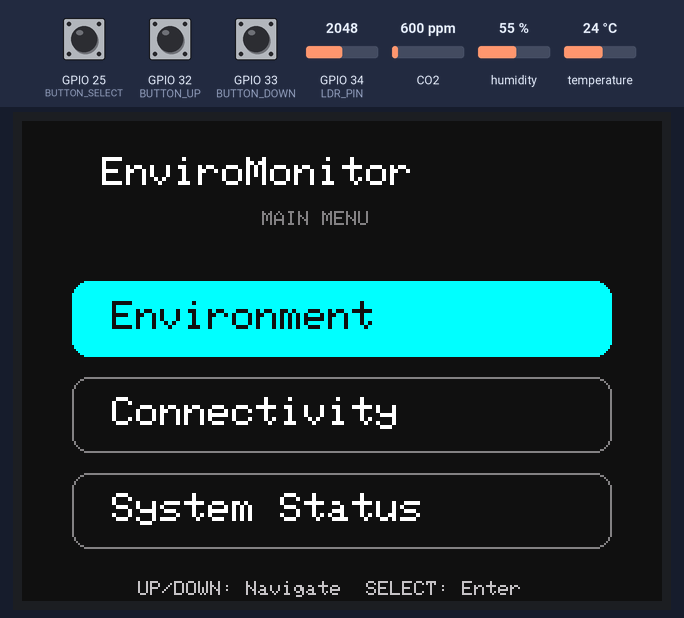
The sketch below on a simulated ESP32. On the bench: 320×240 colour display. The inputs (shaded band) are chosen by the test bench; at power-on: GPIO 25 (BUTTON_SELECT) HIGH, GPIO 34 (LDR_PIN) = 2048, CO2 600 ppm, humidity 55 %, temperature 24 °C, GPIO 32 (BUTTON_UP) HIGH, GPIO 33 (BUTTON_DOWN) HIGH (analog values on the 0–4095 scale). What the sketch prints to the serial monitor is not drawn.

Above: at 1.5 s.
1.6 s: GPIO 25 (BUTTON_SELECT) pulled LOW for 0.15 s
At 2.0 s:
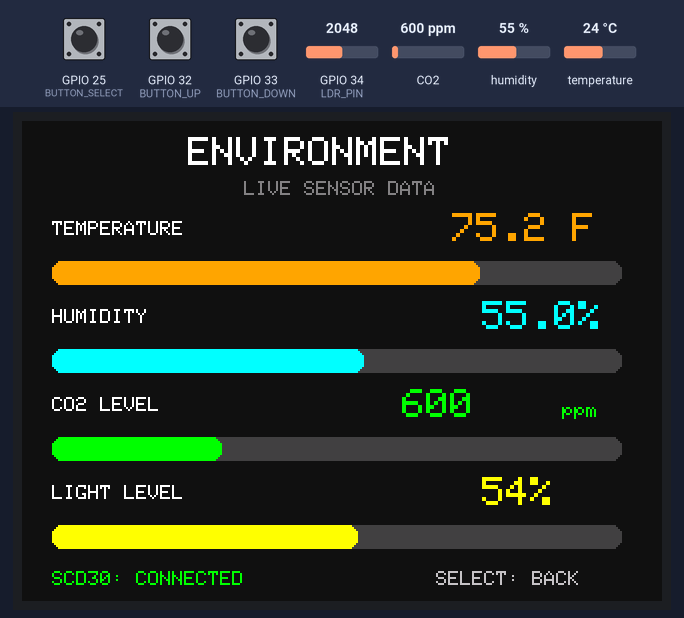
3.2 s: GPIO 34 (LDR_PIN) set to 210
At 4.6 s:
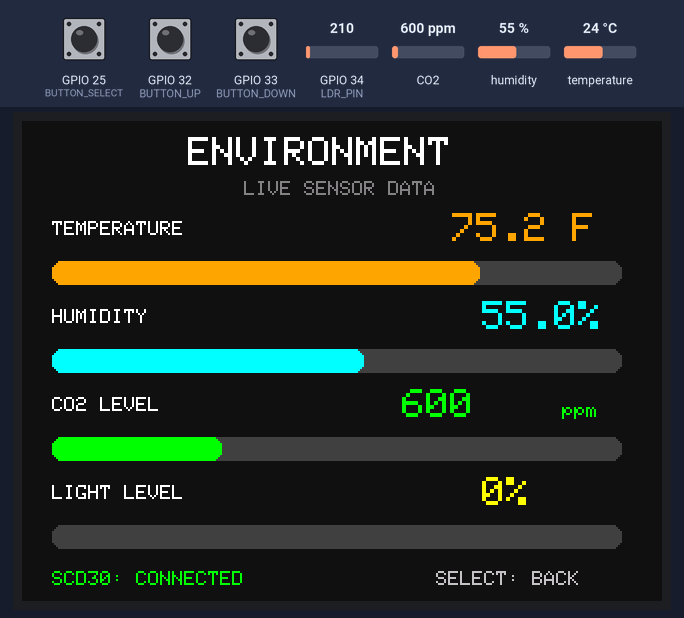
Timing chart, 0 to 4.9 s (numbered marks = the images above; inputs shaded):
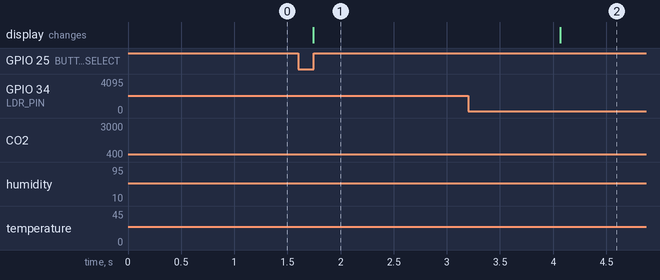

The sketch:

EnviroMonitor.ino
```cpp
#include "EnviroMonitor.h"

// Global objects
Adafruit_ILI9341 tft(TFT_CS, TFT_DC, TFT_RST);
SCD30 airSensor;

// Global state
const char* menuItems[MENU_COUNT] = {
  "Environment", "Connectivity", "System Status"
};

Page currentPage = ENVIRONMENT;
int menuIndex = 0;
bool inPage = false;

float temperatureC = NAN;
float humidity = NAN;
float co2 = NAN;
int lightRaw = 0;
int lightPercent = 0;
bool scd30Ready = false;

Button upButton = {BUTTON_UP, HIGH, HIGH, 0};
Button downButton = {BUTTON_DOWN, HIGH, HIGH, 0};
Button selectButton = {BUTTON_SELECT, HIGH, HIGH, 0};

// Setup
void setup() {
  Serial.begin(115200);

  pinMode(BUTTON_UP, INPUT_PULLUP);
  pinMode(BUTTON_DOWN, INPUT_PULLUP);
  pinMode(BUTTON_SELECT, INPUT_PULLUP);

  analogReadResolution(12);
  analogSetPinAttenuation(LDR_PIN, ADC_11db);

  tft.begin();
  tft.setRotation(1);
  tft.setTextWrap(false);
  tft.fillScreen(BG);

  Wire.begin(I2C_SDA, I2C_SCL);
  scd30Ready = airSensor.begin();

  WiFi.mode(WIFI_STA);
  WiFi.disconnect();

  Serial.println(scd30Ready ? "SCD30 detected." : "SCD30 not detected.");
  drawHome();
}

// Main loop
void loop() {
  readLightSensor();

  if (scd30Ready && airSensor.dataAvailable()) {
    float temp = airSensor.getTemperature();
    float hum = airSensor.getHumidity();
    float carbonDioxide = airSensor.getCO2();

    if (!isnan(temp) && !isnan(hum) &&
        !isnan(carbonDioxide) && carbonDioxide > 0) {
      temperatureC = temp;
      humidity = hum;
      co2 = carbonDioxide;

      Serial.print("Temperature: ");
      Serial.print(temperatureC);
      Serial.println(" C");
      Serial.print("Humidity: ");
      Serial.print(humidity);
      Serial.println(" %");
      Serial.print("CO2: ");
      Serial.print(co2);
      Serial.println(" ppm");
    }
  }

  static unsigned long lastDisplayUpdate = 0;
  if (inPage && currentPage == ENVIRONMENT &&
      millis() - lastDisplayUpdate >= 1000) {
    drawEnvironment();
    lastDisplayUpdate = millis();
  }

  if (!inPage) {
    if (pressed(upButton)) {
      menuIndex = (menuIndex - 1 + MENU_COUNT) % MENU_COUNT;
      drawHome();
    }
    if (pressed(downButton)) {
      menuIndex = (menuIndex + 1) % MENU_COUNT;
      drawHome();
    }
    if (pressed(selectButton)) {
      inPage = true;
      currentPage = (Page)menuIndex;
      drawCurrentPage();
    }
  } else if (pressed(selectButton)) {
    inPage = false;
    drawHome();
  }
}

// Button debounce
bool pressed(Button &button) {
  bool reading = digitalRead(button.pin);
  unsigned long now = millis();

  if (reading != button.lastReading) {
    button.lastChange = now;
    button.lastReading = reading;
  }

  if (now - button.lastChange >= 35 &&
      reading != button.stableState) {
    button.stableState = reading;
    return button.stableState == LOW;
  }
  return false;
}

// LDR reading
void readLightSensor() {
  static unsigned long lastRead = 0;
  if (millis() - lastRead < 250) return;
  lastRead = millis();

  lightRaw = analogRead(LDR_PIN);

  if (LDR_BRIGHT_RAW <= LDR_DARK_RAW) {
    lightPercent = 0;
  } else {
    lightPercent = map(lightRaw, LDR_DARK_RAW,
                       LDR_BRIGHT_RAW, 0, 100);
    lightPercent = constrain(lightPercent, 0, 100);
  }
}

// Home menu
void drawHome() {
  tft.fillScreen(BG);
  tft.setTextColor(WHITE);
  tft.setTextSize(2);
  tft.setCursor(40, 18);
  tft.print("EnviroMonitor");

  tft.setTextSize(1);
  tft.setTextColor(GRAY);
  tft.setCursor(120, 45);
  tft.print("MAIN MENU");

  for (int i = 0; i < MENU_COUNT; i++) {
    int y = 80 + i * 48;
    if (i == menuIndex) {
      tft.fillRoundRect(25, y, 270, 38, 8, CYAN);
      tft.setTextColor(BG);
    } else {
      tft.drawRoundRect(25, y, 270, 38, 8, GRAY);
      tft.setTextColor(WHITE);
    }
    tft.setTextSize(2);
    tft.setCursor(45, y + 10);
    tft.print(menuItems[i]);
  }

  tft.setTextSize(1);
  tft.setTextColor(LIGHT_GRAY);
  tft.setCursor(58, 230);
  tft.print("UP/DOWN: Navigate  SELECT: Enter");
}

void drawCurrentPage() {
  switch (currentPage) {
    case ENVIRONMENT: drawEnvironment(); break;
    case CONNECTIVITY: drawConnectivity(); break;
    case SYSTEM_STATUS: drawSystemStatus(); break;
  }
}

// Bar graph
void drawBar(int x, int y, int w, int h,
             float value, float maxValue, uint16_t color) {
  tft.fillRoundRect(x, y, w, h, 5, DARK_GRAY);
  if (isnan(value) || maxValue <= 0 || value < 0) return;

  float fraction = constrain(value / maxValue, 0.0f, 1.0f);
  int fillWidth = (int)(fraction * w);
  if (fillWidth > 0) tft.fillRoundRect(x, y, fillWidth, h, 5, color);
}

// Environment screen
void drawEnvironment() {
  tft.fillScreen(BG);

  tft.setTextColor(WHITE);
  tft.setTextSize(2);
  tft.setCursor(83, 8);
  tft.print("ENVIRONMENT");

  tft.setTextSize(1);
  tft.setTextColor(GRAY);
  tft.setCursor(111, 30);
  tft.print("LIVE SENSOR DATA");

  // Temperature
  tft.setTextColor(WHITE);
  tft.setCursor(15, 50);
  tft.print("TEMPERATURE");
  float tempF = NAN;
  tft.setTextSize(2);
  tft.setCursor(215, 46);
  if (!isnan(temperatureC)) {
    tempF = temperatureC * 9.0 / 5.0 + 32.0;
    tft.setTextColor(ORANGE);
    tft.print(tempF, 1);
    tft.print(" F");
  } else {
    tft.setTextColor(RED);
    tft.print("--.- F");
  }
  drawBar(15, 70, 285, 12, tempF, 100, ORANGE);

  // Humidity
  tft.setTextSize(1);
  tft.setTextColor(WHITE);
  tft.setCursor(15, 94);
  tft.print("HUMIDITY");
  tft.setTextSize(2);
  tft.setCursor(230, 90);
  if (isnan(humidity)) {
    tft.setTextColor(RED);
    tft.print("-- %");
  } else {
    tft.setTextColor(CYAN);
    tft.print(humidity, 1);
    tft.print("%");
  }
  drawBar(15, 114, 285, 12, humidity, 100, CYAN);

  // CO2
  tft.setTextSize(1);
  tft.setTextColor(WHITE);
  tft.setCursor(15, 138);
  tft.print("CO2 LEVEL");
  tft.setTextSize(2);
  tft.setCursor(190, 134);
  if (isnan(co2)) {
    tft.setTextColor(RED);
    tft.print("----");
  } else {
    tft.setTextColor(GREEN);
    tft.print((int)round(co2));
  }
  tft.setTextSize(1);
  tft.setCursor(270, 141);
  tft.print("ppm");
  drawBar(15, 158, 285, 12, co2, 2000, GREEN);

  // Light level
  tft.setTextSize(1);
  tft.setTextColor(WHITE);
  tft.setCursor(15, 182);
  tft.print("LIGHT LEVEL");
  tft.setTextSize(2);
  tft.setTextColor(YELLOW);
  tft.setCursor(230, 178);
  tft.print(lightPercent);
  tft.print("%");
  drawBar(15, 202, 285, 12, lightPercent, 100, YELLOW);

  tft.setTextSize(1);
  tft.setTextColor(scd30Ready ? GREEN : RED);
  tft.setCursor(15, 225);
  tft.print(scd30Ready ? "SCD30: CONNECTED" : "SCD30: NOT FOUND");
  tft.setTextColor(LIGHT_GRAY);
  tft.setCursor(207, 225);
  tft.print("SELECT: BACK");
}

// Connectivity screen
void drawConnectivity() {
  tft.fillScreen(BG);

  tft.setTextColor(WHITE);
  tft.setTextSize(2);
  tft.setCursor(75, 15);
  tft.print("CONNECTIVITY");

  tft.setTextSize(1);
  tft.setTextColor(WHITE);
  tft.setCursor(25, 70);
  tft.print("ESP32");
  tft.setTextSize(2);
  tft.setTextColor(GREEN);
  tft.setCursor(190, 65);
  tft.print("ONLINE");

  tft.setTextSize(1);
  tft.setTextColor(WHITE);
  tft.setCursor(25, 110);
  tft.print("WiFi");
  tft.setTextSize(2);
  tft.setCursor(190, 105);
  if (WiFi.status() == WL_CONNECTED) {
    tft.setTextColor(GREEN);
    tft.print("CONNECTED");
  } else {
    tft.setTextColor(GRAY);
    tft.print("OFFLINE");
  }

  tft.setTextSize(1);
  tft.setTextColor(WHITE);
  tft.setCursor(25, 150);
  tft.print("I2C SENSOR");
  tft.setTextSize(2);
  tft.setCursor(190, 145);
  tft.setTextColor(scd30Ready ? GREEN : RED);
  tft.print(scd30Ready ? "READY" : "ERROR");

  tft.setTextSize(1);
  tft.setTextColor(GRAY);
  tft.setCursor(90, 220);
  tft.print("SELECT = RETURN");
}

// System status screen
void drawSystemStatus() {
  tft.fillScreen(BG);

  tft.setTextColor(WHITE);
  tft.setTextSize(2);
  tft.setCursor(75, 15);
  tft.print("SYSTEM STATUS");

  tft.setTextSize(1);
  tft.setTextColor(WHITE);
  tft.setCursor(25, 65);
  tft.print("ESP32");
  tft.setTextSize(2);
  tft.setTextColor(GREEN);
  tft.setCursor(190, 60);
  tft.print("ONLINE");

  tft.setTextSize(1);
  tft.setTextColor(WHITE);
  tft.setCursor(25, 105);
  tft.print("SCD30");
  tft.setTextSize(2);
  tft.setCursor(190, 100);
  tft.setTextColor(scd30Ready ? GREEN : RED);
  tft.print(scd30Ready ? "READY" : "ERROR");

  tft.setTextSize(1);
  tft.setTextColor(WHITE);
  tft.setCursor(25, 145);
  tft.print("LDR");
  tft.setTextSize(2);
  tft.setTextColor(GREEN);
  tft.setCursor(190, 140);
  tft.print("ACTIVE");

  tft.setTextSize(1);
  tft.setTextColor(WHITE);
  tft.setCursor(25, 185);
  tft.print("DISPLAY");
  tft.setTextSize(2);
  tft.setTextColor(GREEN);
  tft.setCursor(190, 180);
  tft.print("ACTIVE");

  tft.setTextSize(1);
  tft.setTextColor(GRAY);
  tft.setCursor(90, 220);
  tft.print("SELECT = RETURN");
}
```

EnviroMonitor.h
```cpp
#ifndef ENVIRO_MONITOR_H
#define ENVIRO_MONITOR_H

#include <Arduino.h>
#include <Wire.h>
#include <SPI.h>
#include <WiFi.h>
#include <Adafruit_GFX.h>
#include <Adafruit_ILI9341.h>
#include <SparkFun_SCD30_Arduino_Library.h>

#define TFT_CS 5
#define TFT_DC 2
#define TFT_RST 4

#define BUTTON_UP 32
#define BUTTON_DOWN 33
#define BUTTON_SELECT 25

#define I2C_SDA 21
#define I2C_SCL 22
#define LDR_PIN 34

#define LDR_DARK_RAW 300
#define LDR_BRIGHT_RAW 3500

#define BG 0x1082
#define DARK_GRAY 0x4208
#define GRAY 0x8410
#define LIGHT_GRAY 0xC618
#define WHITE ILI9341_WHITE
#define CYAN ILI9341_CYAN
#define GREEN ILI9341_GREEN
#define ORANGE 0xFD20
#define YELLOW ILI9341_YELLOW
#define RED ILI9341_RED

enum Page { ENVIRONMENT, CONNECTIVITY, SYSTEM_STATUS };
#define MENU_COUNT 3

extern const char* menuItems[MENU_COUNT];
extern Page currentPage;
extern int menuIndex;
extern bool inPage;

extern Adafruit_ILI9341 tft;
extern SCD30 airSensor;

extern float temperatureC;
extern float humidity;
extern float co2;
extern int lightRaw;
extern int lightPercent;
extern bool scd30Ready;

struct Button {
  int pin;
  bool lastReading;
  bool stableState;
  unsigned long lastChange;
};

extern Button upButton;
extern Button downButton;
extern Button selectButton;

bool pressed(Button &button);
void readLightSensor();
void drawHome();
void drawCurrentPage();
void drawEnvironment();
void drawConnectivity();
void drawSystemStatus();
void drawBar(int x, int y, int w, int h,
             float value, float maxValue, uint16_t color);

#endif
```

Measured:
- after the input at 1.6 s, the display: changes after 0.14 s (image 1)
- after the input at 3.2 s, the display: changes after 0.87 s (image 2)
